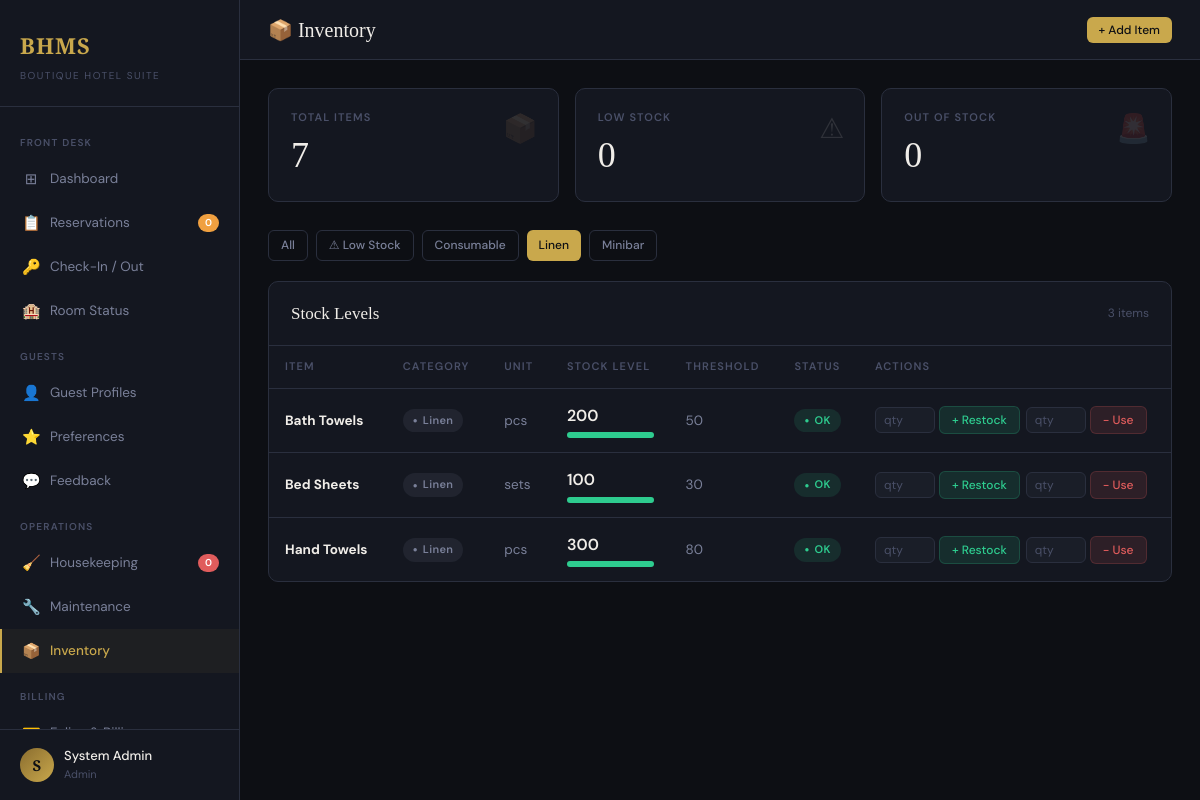
Screenshot of /inventory.php?cat=Linen (signed in) with the database file from the repository.
### tables this page shows
CREATE TABLE `inventory` (
  `item_id` int(11) NOT NULL,
  `name` varchar(100) NOT NULL,
  `category` varchar(50) DEFAULT NULL,
  `quantity` int(11) NOT NULL DEFAULT 0,
  `threshold` int(11) NOT NULL DEFAULT 10,
  `unit` varchar(20) NOT NULL DEFAULT 'pcs',
  `updated_at` datetime NOT NULL DEFAULT current_timestamp() ON UPDATE current_timestamp()
);

### includes/auth.php (called while the page is built, shortened)
<?php
require_once __DIR__ . '/db.php';
class Auth {
    public static function role(): string {
        return $_SESSION['staff_role'] ?? '';
    }
    public static function can(array $roles): bool {
        return in_array(self::role(), $roles);
    }
}

### includes/db.php (called while the page is built, shortened)
<?php
class DatabaseConnection {
    private static ?DatabaseConnection $instance = null;
    private mysqli $conn;
    private string $host   = 'localhost';
    private string $dbname = 'bhms';
    private string $user   = 'root';
    private string $pass   = '';
    private string $charset = 'utf8mb4';
    private function __construct() {
        $this->conn = new mysqli(
            $this->host,
            $this->user,
            $this->pass,
            $this->dbname
        );
        $this->conn->set_charset($this->charset);
    }
    public static function getInstance(): DatabaseConnection {
        if (self::$instance === null) {
            self::$instance = new DatabaseConnection();
        }
        return self::$instance;
    }
    public function query(string $sql, string $types = '', ...$params): mysqli_result|bool {
        if (empty($params)) {
            return $this->conn->query($sql);
        }
        $stmt = $this->conn->prepare($sql);
        $stmt->bind_param($types, ...$params);
        $stmt->execute();
        $result = $stmt->get_result();
        return $result ?: true;
    }
    public function fetchAll(string $sql, string $types = '', ...$params): array {
        $result = $this->query($sql, $types, ...$params);
        return $result->fetch_all(MYSQLI_ASSOC);
    }
    public function fetchOne(string $sql, string $types = '', ...$params): ?array {
        $result = $this->query($sql, $types, ...$params);
        return $result->fetch_assoc() ?: null;
    }
}
function db(): DatabaseConnection {
    return DatabaseConnection::getInstance();
}

### inventory.php (the view, shortened to what this page needs)
<?php
require_once 'includes/auth.php';
$db = db();
$filter = $_GET['filter'] ?? 'all';
$where  = $filter === 'low' ? "WHERE quantity <= threshold" : "WHERE 1=1";
$items  = $db->fetchAll("SELECT * FROM inventory {$where} ORDER BY category, name");
$stats = [
    'total'    => $db->fetchOne("SELECT COUNT(*) c FROM inventory")['c'] ?? 0,
    'low'      => $db->fetchOne("SELECT COUNT(*) c FROM inventory WHERE quantity <= threshold")['c'] ?? 0,
    'critical' => $db->fetchOne("SELECT COUNT(*) c FROM inventory WHERE quantity = 0")['c'] ?? 0,
];
$categories = array_unique(array_column($items, 'category'));
$filter_cat = $_GET['cat'] ?? '';
if ($filter_cat) {
    $items = array_filter($items, fn($i) => $i['category'] === $filter_cat);
}
?>
<!DOCTYPE html>
<html lang="en">
<head>
<link rel="stylesheet" href="css/style.css">
</head>
<body>
<div class="wrapper">
  <?php include 'includes/sidebar.php'; ?>
  <div class="main">
    <div class="topbar">
      <div class="topbar-title">📦 Inventory</div>
      <div class="topbar-actions">
        <?php if (Auth::can(['Manager','Admin','Supervisor'])): ?>
        <button onclick="document.getElementById('createModal').classList.add('show')" class="btn btn-gold btn-sm">+ Add Item</button>
        <?php endif; ?>
      </div>
    </div>
    <div class="content">
      <div class="stat-grid" style="grid-template-columns:repeat(3,1fr)">
        <div class="stat-card"><div class="stat-icon">📦</div><div class="stat-label">Total Items</div><div class="stat-value"><?= $stats['total'] ?></div></div>
        <div class="stat-card" style="border-color:<?= $stats['low']>0?'rgba(240,160,64,.3)':'var(--border)' ?>">
          <div class="stat-icon">⚠</div><div class="stat-label">Low Stock</div>
          <div class="stat-value" style="color:<?= $stats['low']>0?'var(--amber)':'var(--text-primary)' ?>"><?= $stats['low'] ?></div>
        </div>
        <div class="stat-card" style="border-color:<?= $stats['critical']>0?'rgba(224,92,92,.3)':'var(--border)' ?>">
          <div class="stat-icon">🚨</div><div class="stat-label">Out of Stock</div>
          <div class="stat-value" style="color:<?= $stats['critical']>0?'var(--red)':'var(--text-primary)' ?>"><?= $stats['critical'] ?></div>
        </div>
      </div>
      <div style="display:flex;gap:8px;margin-bottom:20px;flex-wrap:wrap">
        <a href="inventory.php" class="btn <?= $filter==='all'&&!$filter_cat?'btn-gold':'btn-outline' ?> btn-sm">All</a>
        <a href="inventory.php?filter=low" class="btn <?= $filter==='low'?'btn-gold':'btn-outline' ?> btn-sm">⚠ Low Stock</a>
        <?php foreach ($categories as $cat): ?>
        <a href="inventory.php?cat=<?= urlencode($cat) ?>" class="btn <?= $filter_cat===$cat?'btn-gold':'btn-outline' ?> btn-sm"><?= htmlspecialchars($cat) ?></a>
        <?php endforeach; ?>
      </div>
      <div class="card">
        <div class="card-header">
          <div class="card-title">Stock Levels</div>
          <span style="font-size:12px;color:var(--text-dim)"><?= count($items) ?> items</span>
        </div>
        <div class="table-wrap">
          <table>
            <thead><tr><th>Item</th><th>Category</th><th>Unit</th><th>Stock Level</th><th>Threshold</th><th>Status</th><th>Actions</th></tr></thead>
            <tbody>
              <?php foreach ($items as $item):
                $pct = $item['threshold'] > 0 ? min(100, $item['quantity'] / ($item['threshold'] * 2) * 100) : 100;
                $barClass = $item['quantity'] == 0 ? 'bar-critical' : ($item['quantity'] <= $item['threshold'] ? 'bar-low' : 'bar-ok');
                $statusClass = $item['quantity'] == 0 ? 'badge-red' : ($item['quantity'] <= $item['threshold'] ? 'badge-amber' : 'badge-green');
                $statusLabel = $item['quantity'] == 0 ? 'Out of Stock' : ($item['quantity'] <= $item['threshold'] ? 'Low Stock' : 'OK');
              ?>
              <tr>
                <td><strong><?= htmlspecialchars($item['name']) ?></strong></td>
                <td><span class="badge badge-gray"><?= htmlspecialchars($item['category']) ?></span></td>
                <td style="color:var(--text-muted)"><?= htmlspecialchars($item['unit']) ?></td>
                <td>
                  <div style="font-weight:600;font-size:16px"><?= number_format($item['quantity']) ?></div>
                  <div class="stock-bar-wrap"><div class="stock-bar <?= $barClass ?>" style="width:<?= $pct ?>%"></div></div>
                </td>
                <td style="color:var(--text-muted)"><?= number_format($item['threshold']) ?></td>
                <td><span class="badge <?= $statusClass ?>"><?= $statusLabel ?></span></td>
                <td>
                  <div style="display:flex;gap:6px;align-items:center">
                    <form method="POST" style="display:flex;gap:4px;align-items:center">
                      <input type="number" name="qty_add" class="form-control" style="width:60px;padding:4px 8px;font-size:12px" placeholder="qty" min="1">
                      <button type="submit" class="btn btn-success btn-sm">+ Restock</button>
                    </form>
                    <form method="POST" style="display:flex;gap:4px;align-items:center">
                      <input type="number" name="qty_use" class="form-control" style="width:60px;padding:4px 8px;font-size:12px" placeholder="qty" min="1" max="<?= $item['quantity'] ?>">
                      <button type="submit" class="btn btn-danger btn-sm">− Use</button>
                    </form>
                  </div>
                </td>
              </tr>
              <?php endforeach; ?>
            </tbody>
          </table>
        </div>
      </div>
    </div>
  </div>
</div>
</body></html>

### inventory.php (style rules this page uses)
.stock-bar-wrap { width:100%;height:6px;background:var(--bg-panel);border-radius:3px;margin-top:4px }
.stock-bar { height:6px;border-radius:3px;transition:width .4s ease }
.bar-ok { background:var(--green) }

### rows the page displays
inventory: name "Bath Towels", category "Linen", unit "pcs", quantity "200", threshold "50", statusLabel "OK"
inventory: name "Bed Sheets", category "Linen", unit "sets", quantity "100", threshold "30", statusLabel "OK"
inventory: name "Hand Towels", category "Linen", unit "pcs", quantity "300", threshold "80", statusLabel "OK"

### other values shown
substr($_SESSION['staff_name'] ?? 'A', 0, 1) "S"
$_SESSION['staff_name'] "System Admin"
$_SESSION['staff_role'] "Admin"
$stats['total'] "7"
$stats['low'] "0"
$stats['critical'] "0"
$cat "Consumable"
$cat "Linen"
$cat "Minibar"
count($items) "3"
